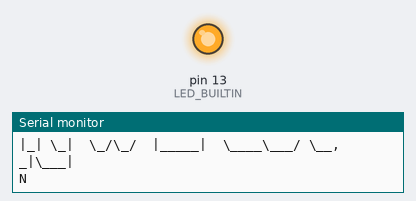
The sketch below on a simulated Arduino Uno, built with avr-gcc and run on an emulated ATmega328P. Shown: output pins drawn as LEDs (lit = HIGH), the last lines printed to the serial monitor.

Above: at 0.9 s.
At 12.4 s:
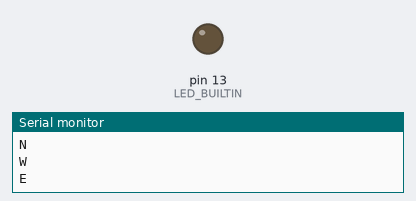
Timing chart, 0 to 18.4 s (numbered marks = the images above):
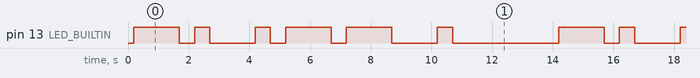

The sketch:

EGR107_Sec006_English_Assignment3.ino
```cpp
/***********************************************************************

Author: Nicholas English
Course: EGR-107-006
Assignment: Assignment 3
Date of Completion: 1/31/2018
Program Name: EGR107_Sec006_English_Assignment3
Inputs: None.
Outputs: Builtin LED lights up each time the ditMark or dahMark is
  called. Each time of the print_ functions is called, it prints the
  letter to the monitor. The code also does a one time call to the
  printLogo function which prints Nicholas English's ASCII art logo to
  the monitor.
Description: The code lights up the builtin LED light and prints
  letters to the monitor. The LED lights up to follows a morse code
  patters. Each time the next letter begins to be signaled in morse
  code, the letter is printed to the monitor. N-W-E is being signaled
  in morse code.

***********************************************************************/

/* This function runs once when you press reset or power the board. */
void setup() {

  // Initialize digital pin LED_BUILTIN as an output.
  pinMode(LED_BUILTIN, OUTPUT);
  Serial.begin(9600);

  printLogo();
}

/* This function runs over and over again forever. */
void loop() {

  printN();
  delay(1000);    // Delay in between letters.
  printW();
  delay(1000);    // Delay in between letters.
  printE();
  delay(3000);    // Delay in between words.

}

/* Prints the logo used by Nicholas English's code */
void printLogo() {

  Serial.println(" _   ___        _______    ____          _      ");
  Serial.println("| \\ | \\ \\      / / ____|  / ___|___   __| | ___");
  Serial.println("|  \\| |\\ \\ /\\ / /|  _|   | |   / _ \\ / _` |/ _ \\");
  Serial.println("| |\\  | \\ V  V / | |___  | |__| (_) | (_| |  __/");
  Serial.println("|_| \\_|  \\_/\\_/  |_____|  \\____\\___/ \\__,_|\\___|\n");

}

/* Prints the letter N in morse code and as text. */
void printN() {

  Serial.println("N\n");

  dahMark();                // Calls the ditMakr function.
  ditMark();                // Calls the ditMark function.

}

/* Prints the letter W in morse code and as text. */
void printW() {

  Serial.println("W\n");

  ditMark();                // Calls the ditMark function.
  dahMark();                // Calls the dahMark function.
  dahMark();                // Calls the dahMark function.

}

/* Prints the letter E in morse code and as text. */
void printE() {

  Serial.println("E\n");      // Prints 'N' to the monitor.

  ditMark();                  // Calls the ditMark function.

}

/* "Dot Duration" that runs for 0.5 second. */
void ditMark() {

  digitalWrite(LED_BUILTIN, HIGH);   // Turns the LED on.
  delay(500);                        // Waits for half second.
  digitalWrite(LED_BUILTIN, LOW);    // Turns the LED off.
  delay(500);                        // Waits for a half second.

}

/* "Dash Duration" that runs for 1.5 seconds. */
void dahMark() {

  digitalWrite(LED_BUILTIN, HIGH);   // Turns the LED on.
  delay(1500);                       // Waits for 1.5 Seconds.
  digitalWrite(LED_BUILTIN, LOW);    // Turns the LED off.
  delay(500);                        // Waits for 0.5 seconds.

}
```

Measured:
- by itself, pin 13 (LED_BUILTIN): repeats every 14.0 s: LOW 0.50 s, HIGH 0.50 s, LOW 1.5 s, HIGH 0.50 s, 2 × (LOW 0.50 s, HIGH 1.5 s), LOW 1.5 s, HIGH 0.50 s, LOW 3.5 s, HIGH 1.5 s
- by itself, everything shown: repeats every 14.0 s, in 12 steps
